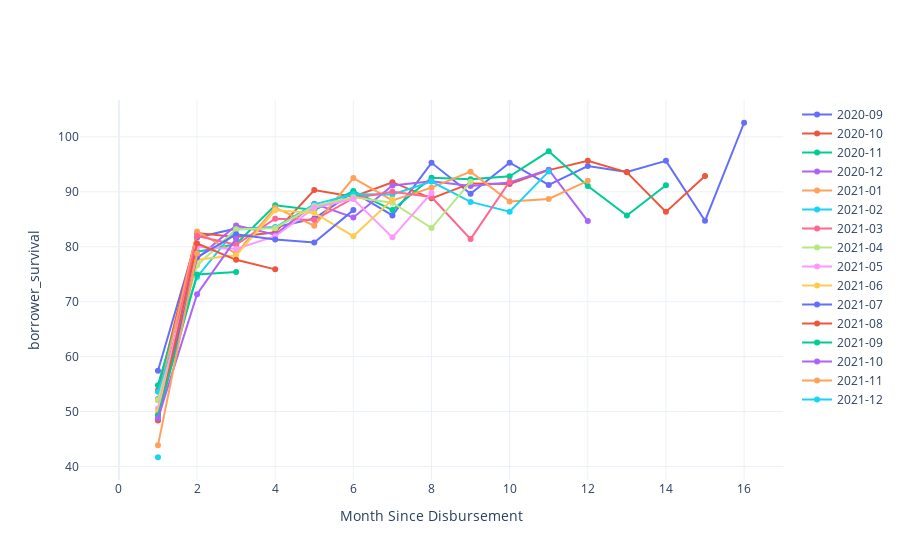

Notebook code for this chart:
### Code cell
m.plot_cohorts('borrower_survival')

### Figure 1 — Plotly figure (JSON) as saved in the notebook; plotly's stock layout.template omitted (floating-point values rounded to 4 significant figures)
{"data": [{"name": "2020-09", "type": "scatter", "x": [0, 1, 2, 3, 4, 5, 6, 7, 8, 9, 10, 11, 12, 13, 14, 15, 16], "y": [null, 57.44, 81.7, 83.31, 83.57, 85.13, 89.95, 85.71, 95.28, 89.65, 95.31, 91.26, 94.69, 93.63, 95.64, 84.72, 102.6]}, {"name": "2020-10", "type": "scatter", "x": [0, 1, 2, 3, 4, 5, 6, 7, 8, 9, 10, 11, 12, 13, 14, 15], "y": [null, 53.87, 82.5, 81.78, 82.65, 90.31, 89.13, 91.75, 88.81, 91.53, 91.43, 93.95, 95.67, 93.55, 86.35, 92.86]}, {"name": "2020-11", "type": "scatter", "x": [0, 1, 2, 3, 4, 5, 6, 7, 8, 9, 10, 11, 12, 13, 14], "y": [null, 54.81, 79.09, 80.49, 87.57, 86.69, 90.13, 86.68, 92.56, 92.28, 92.82, 97.37, 91.05, 85.68, 91.2]}, {"name": "2020-12", "type": "scatter", "x": [0, 1, 2, 3, 4, 5, 6, 7, 8, 9, 10, 11, 12], "y": [null, 52.31, 77.86, 83.89, 82.2, 87.81, 85.34, 91.17, 91.91, 91.07, 91.69, 94.04, 84.68]}, {"name": "2021-01", "type": "scatter", "x": [0, 1, 2, 3, 4, 5, 6, 7, 8, 9, 10, 11, 12], "y": [null, 52.05, 82.78, 78.76, 87.12, 83.84, 92.52, 88.44, 90.76, 93.67, 88.23, 88.7, 92.01]}, {"name": "2021-02", "type": "scatter", "x": [0, 1, 2, 3, 4, 5, 6, 7, 8, 9, 10, 11], "y": [null, 53.63, 74.5, 83.15, 83.52, 87.72, 89.56, 89.53, 91.87, 88.16, 86.37, 93.72]}, {"name": "2021-03", "type": "scatter", "x": [0, 1, 2, 3, 4, 5, 6, 7, 8, 9, 10], "y": [null, 49.35, 81.97, 80.37, 85.11, 84.87, 88.84, 90.01, 89.06, 81.4, 91.88]}, {"name": "2021-04", "type": "scatter", "x": [0, 1, 2, 3, 4, 5, 6, 7, 8, 9], "y": [null, 52.12, 76.61, 83.2, 83.39, 87.42, 89, 88.03, 83.41, 91.82]}, {"name": "2021-05", "type": "scatter", "x": [0, 1, 2, 3, 4, 5, 6, 7, 8], "y": [null, 50.55, 79.96, 79.61, 81.92, 87.09, 88.68, 81.71, 89.8]}, {"name": "2021-06", "type": "scatter", "x": [0, 1, 2, 3, 4, 5, 6, 7], "y": [null, 49.95, 77.63, 78.44, 86.65, 86.15, 81.93, 88.61]}, {"name": "2021-07", "type": "scatter", "x": [0, 1, 2, 3, 4, 5, 6], "y": [null, 48.53, 78.07, 82.27, 81.34, 80.77, 86.67]}, {"name": "2021-08", "type": "scatter", "x": [0, 1, 2, 3, 4], "y": [null, 48.38, 80.6, 77.62, 75.89]}, {"name": "2021-09", "type": "scatter", "x": [0, 1, 2, 3], "y": [null, 49.34, 74.97, 75.4]}, {"name": "2021-10", "type": "scatter", "x": [0, 1, 2, 3], "y": [null, 48.76, 71.36, 81.47]}, {"name": "2021-11", "type": "scatter", "x": [0, 1, 2], "y": [null, 43.85, 78.78]}, {"name": "2021-12", "type": "scatter", "x": [0, 1], "y": [null, 41.69]}], "layout": {"xaxis": {"title": {"text": "Month Since Disbursement"}}, "yaxis": {"title": {"text": "borrower_survival"}}}}
